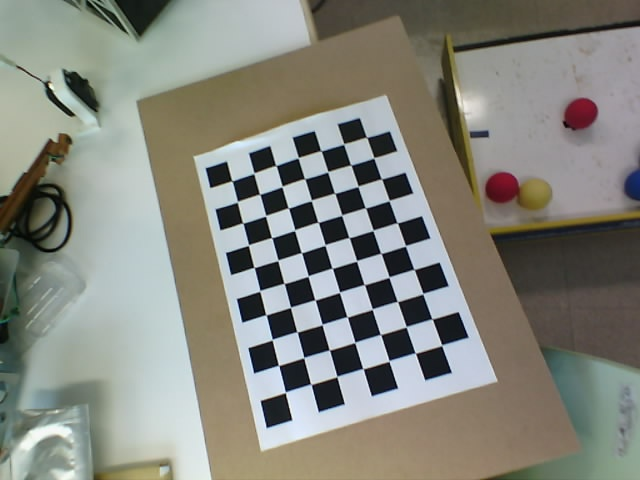
#> input picture calibration_images/captured_image_20240620_163204 copy.jpg, 640 x 480 px, given in place of the camera
$ python carry.py
#> lines starting #> are read from the running program, lines starting #| are printed output that depends on the picture; after the words box and inside, x2 and y2 are one past the last pixel; in counts of white or black regions, pixels touching at a corner belong together
import cv2
import numpy as np

def pick_up_colored_balls():
    cap = cv2.VideoCapture(0)
    cap.set(3, 640)
    cap.set(4, 480)

    # Define color range for yellow (wall color)
    lower_yellow = np.array([10, 74, 130])
    upper_yellow = np.array([50, 255, 240])

    while True:
        ret, img = cap.read()
#> img is the input picture: shape (480, 640, 3); mean B, G, R 125.5, 134.1, 133
        if not ret:
            break

        size = (640, 480)
        cimg1 = img.copy()

        # ノイズ除去
        img = cv2.medianBlur(img, 5)  # メディアンブラーを適用

        # Convert to HSV
        hsv = cv2.cvtColor(img, cv2.COLOR_BGR2HSV)
#> hsv: shape (480, 640, 3); mean H, S, V 61.4, 45.2, 141.1

        # Create mask for yellow color
        mask_yellow = cv2.inRange(hsv, lower_yellow, upper_yellow)
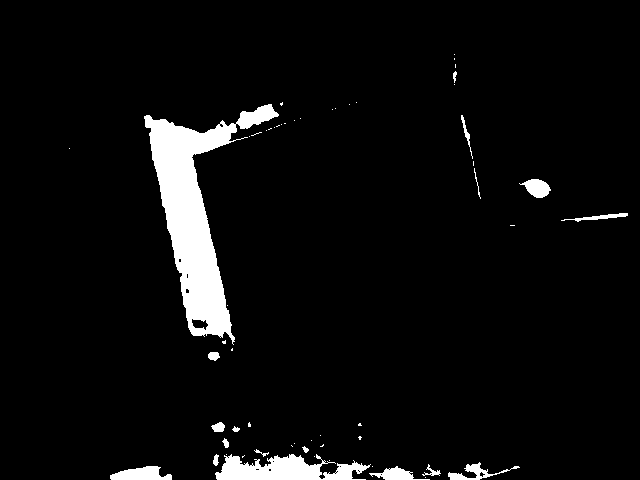
#> mask_yellow: shape (480, 640); 5% white; 57 white regions (39 under 20 px), largest, box (x1, y1, x2, y2) and area: (144, 104, 279, 345) 10186, (215, 454, 371, 480) 2501, (110, 466, 172, 480) 595

        # Apply mask
        img_yellow = cv2.bitwise_and(img, img, mask=mask_yellow)
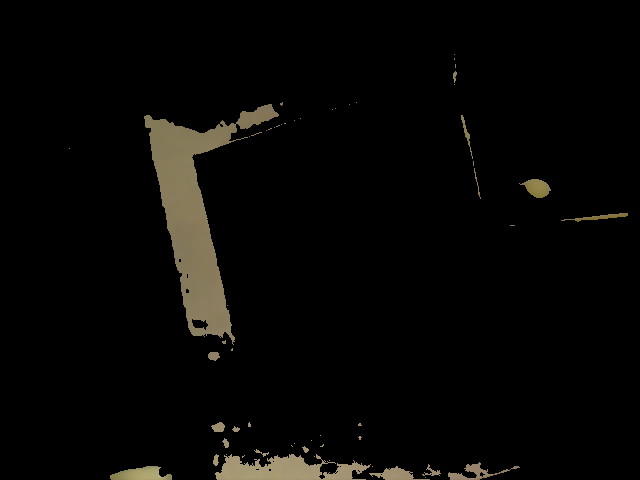
#> img_yellow: shape (480, 640, 3); mean B, G, R 4.8, 6.5, 7.1

        # Hough transformation
        img = img[:, ::-1]
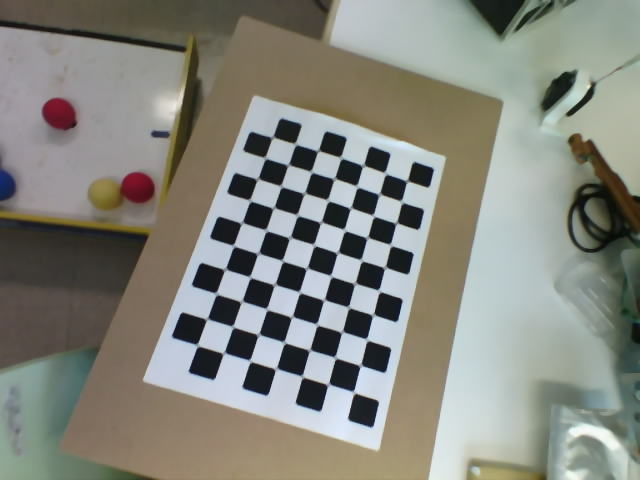
#> img: shape (480, 640, 3); mean B, G, R 125.7, 134.3, 133.2

        img_yellow = cv2.resize(img_yellow, size)
        img_yellow = cv2.GaussianBlur(img_yellow, (15, 15), 1)  # ガウシアンブラーを適用

        cimg2 = img_yellow

        img_yellow = cv2.cvtColor(img_yellow, cv2.COLOR_RGB2GRAY)
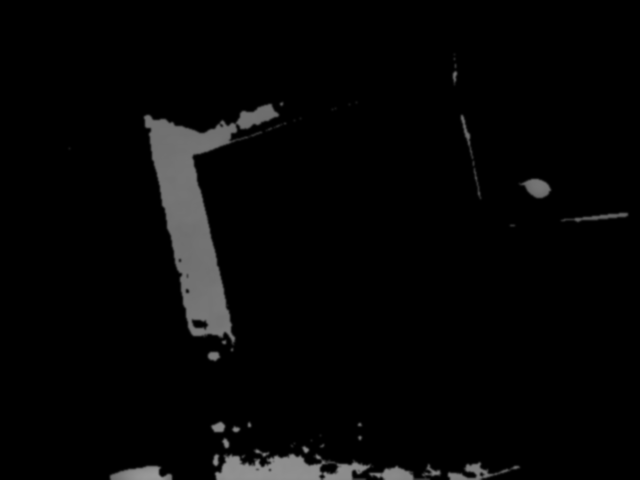
#> img_yellow: shape (480, 640); min 0, max 154, mean 6
        circles = cv2.HoughCircles(img_yellow, cv2.HOUGH_GRADIENT, 1, 20, param1=50, param2=23, minRadius=5, maxRadius=150)
#> circles = None
        if circles is not None:
            circles = np.uint16(np.around(circles))
            for i in circles[0, :]:
                # Draw the outer circle
                cv2.circle(cimg1, (i[0], i[1]), i[2], (0, 255, 0), 2)
                # Draw the center of the circle
                cv2.circle(cimg1, (i[0], i[1]), 2, (0, 0, 255), 3)
        else:
            print("nothing detected")

        cv2.imshow('Yellow Mask', cimg2)
        cv2.imshow('Original', cimg1)
        k = cv2.waitKey(10)
#> (key Esc is pressed here)
        if k == 27:
            break

    cap.release()
    cv2.destroyAllWindows()

if __name__ == "__main__":
    pick_up_colored_balls()

$ run again, on calibration_images/captured_image_20240620_163322.jpg
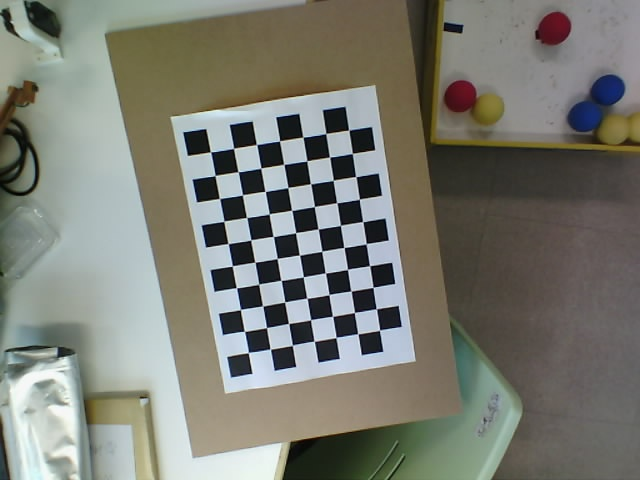
#> input picture calibration_images/captured_image_20240620_163322.jpg, 640 x 480 px, given in place of the camera
#> in pick_up_colored_balls, img is the input picture: shape (480, 640, 3); mean B, G, R 114.5, 123.4, 122.2
#> hsv: shape (480, 640, 3); mean H, S, V 54.5, 47, 129.7
#> in pick_up_colored_balls, `mask_yellow = cv2.inRange(hsv, lower_yellow, upper_yellow)`:
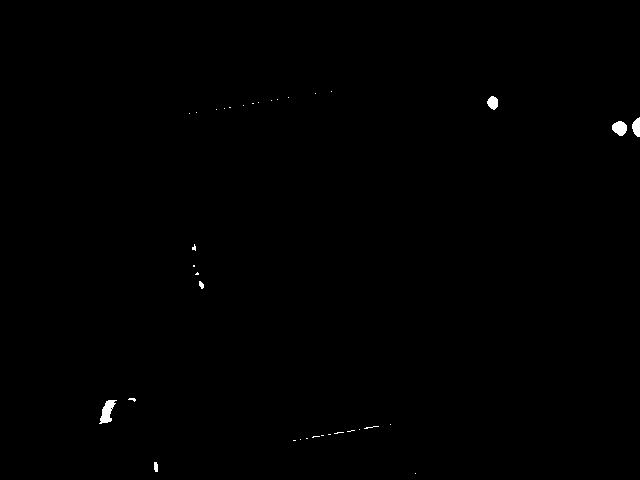
#> mask_yellow: shape (480, 640); 0.26% white; 35 white regions (29 under 20 px), largest, box (x1, y1, x2, y2) and area: (99, 400, 117, 424) 223, (612, 121, 627, 136) 166, (632, 117, 640, 137) 118, (487, 96, 498, 110) 113, (154, 462, 158, 472) 36, (199, 281, 204, 289) 28
#> in pick_up_colored_balls, `img = img[:, ::-1]`:
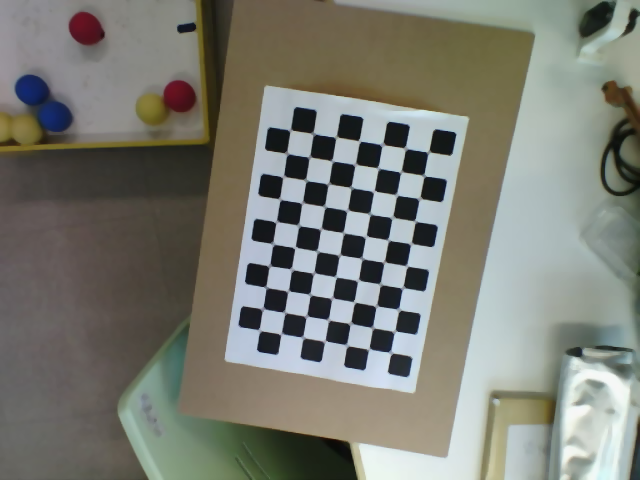
#> img: shape (480, 640, 3); mean B, G, R 114.7, 123.6, 122.4
#> circles = None

$ run again, on calibration_images/captured_image_20240620_163335.jpg
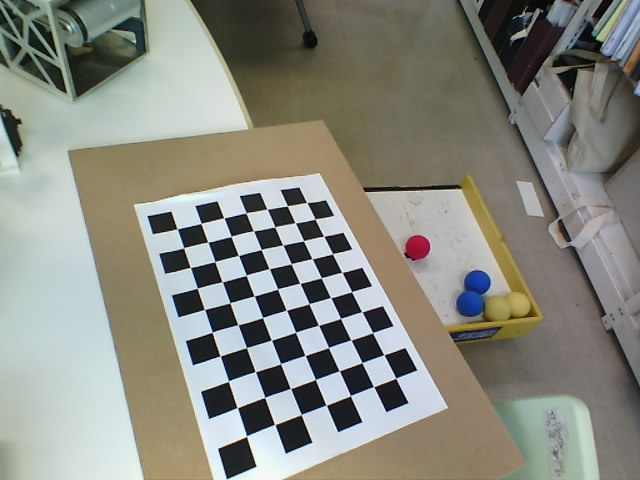
#> input picture calibration_images/captured_image_20240620_163335.jpg, 640 x 480 px, given in place of the camera
#> in pick_up_colored_balls, img is the input picture: shape (480, 640, 3); mean B, G, R 128.6, 137.6, 136.8
#> hsv: shape (480, 640, 3); mean H, S, V 57.4, 42.9, 144.5
#> in pick_up_colored_balls, `mask_yellow = cv2.inRange(hsv, lower_yellow, upper_yellow)`:
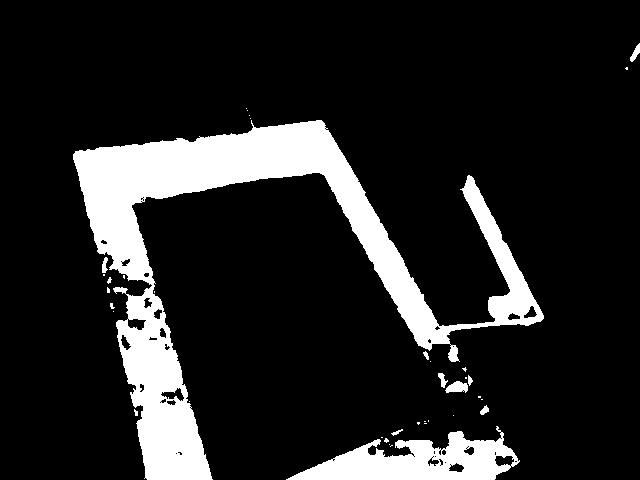
#> mask_yellow: shape (480, 640); 14.1% white; 38 white regions (27 under 20 px), largest, box (x1, y1, x2, y2) and area: (73, 120, 544, 480) 36227, (286, 426, 520, 480) 6381, (445, 381, 468, 393) 190
#> in pick_up_colored_balls, `circles = cv2.HoughCircles(img_yellow, cv2.HOUGH_GRADIENT, 1, 20, para..`: circles = [[454.5, 306.5, 23.6], [439.5, 361.5, 18.2], [464.5, 246.5, 38.5]]
#> in pick_up_colored_balls, `circles = np.uint16(np.around(circles))`: circles = [[454, 306, 24], [440, 362, 18], [464, 246, 38]]
#> the loop in pick_up_colored_balls, `for i in circles[0, :]:` made 3 passes
#> after the loop in pick_up_colored_balls, `for i in circles[0, :]:`:
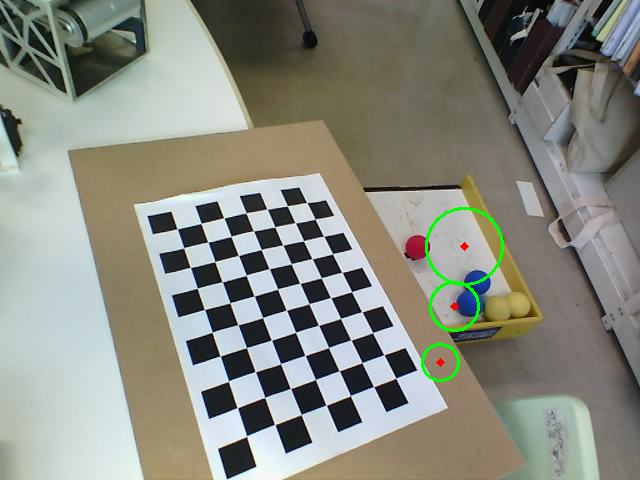
#> cimg1: shape (480, 640, 3); 0.52% of pixels changed, all inside (x1, y1, x2, y2) = (421, 207, 504, 382)
